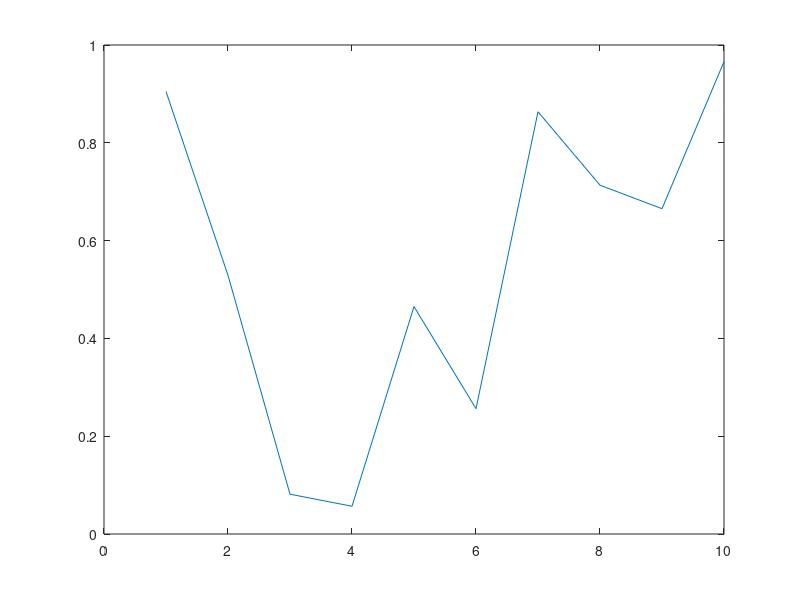

The MATLAB script that drew this image: (Note: this script raises an error after producing the figure.)
function test_zoom
% Allow a line to have its own 'ButtonDownFcn' callback.
figure(10);
hLine = plot(rand(1,10));
set(hLine,'ButtonDownFcn','disp(''This executes'')');
set(hLine,'Tag','DoNotIgnore');
h = zoom;
set(h,'ButtonDownFilter',@mycallback);
set(h,'Enable','on');
% mouse click on the line
%
function [flag] = mycallback(obj,event_obj)
% If the tag of the object is 'DoNotIgnore', then return true.
objTag = get(obj,'Tag');
if strcmpi(objTag,'DoNotIgnore')
   flag = true;
else
   flag = false;
end
